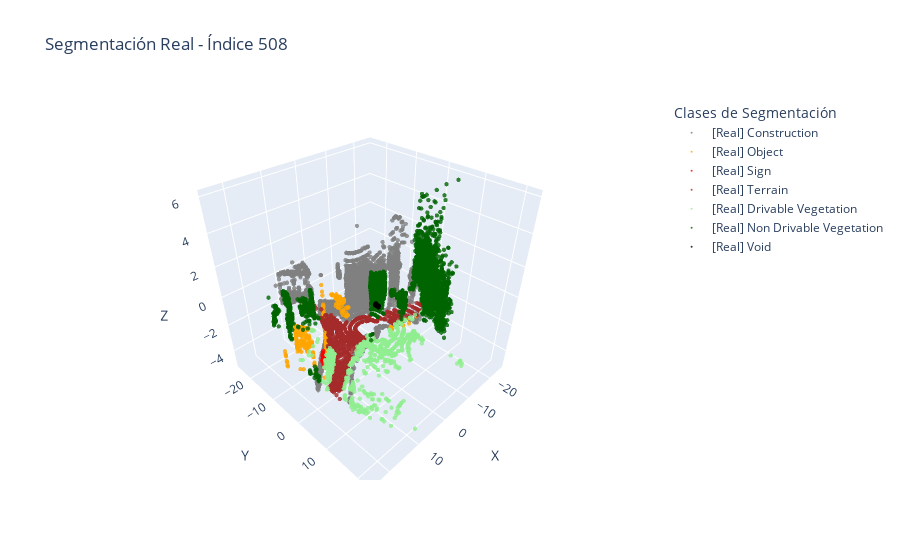
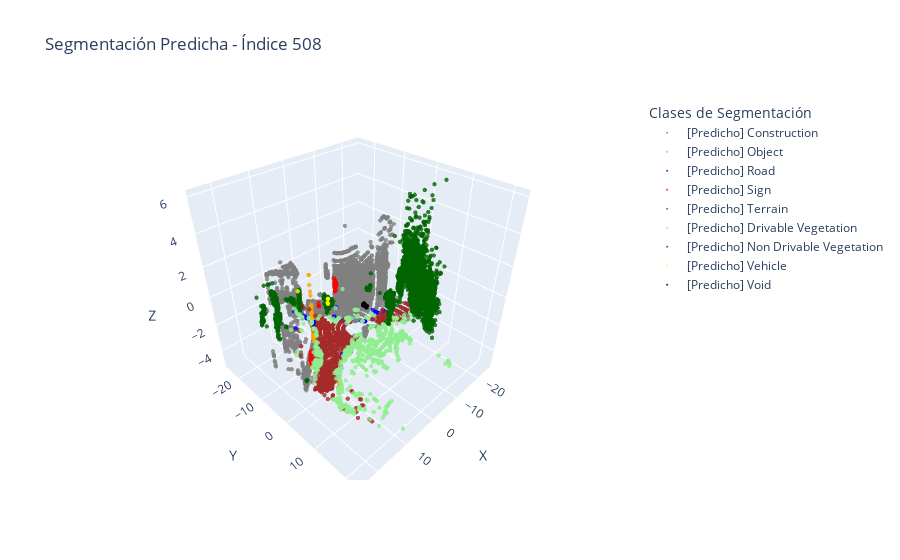

These figures' notebook cell, in order:
### Code cell
visualizar_comparacion_segmentacion(all_points, all_labels, all_preds, indice=508)
